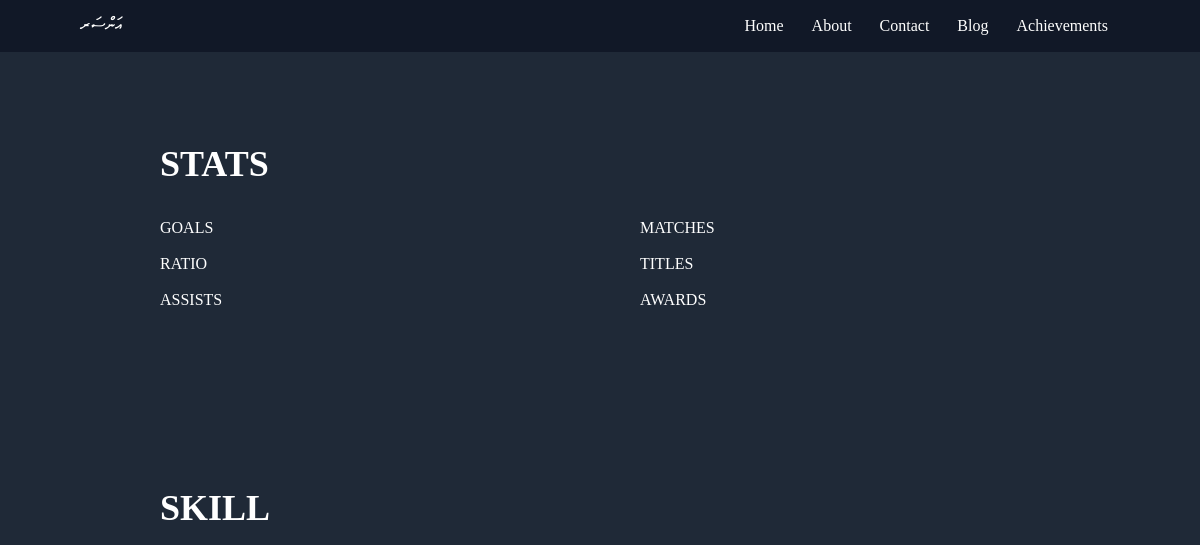
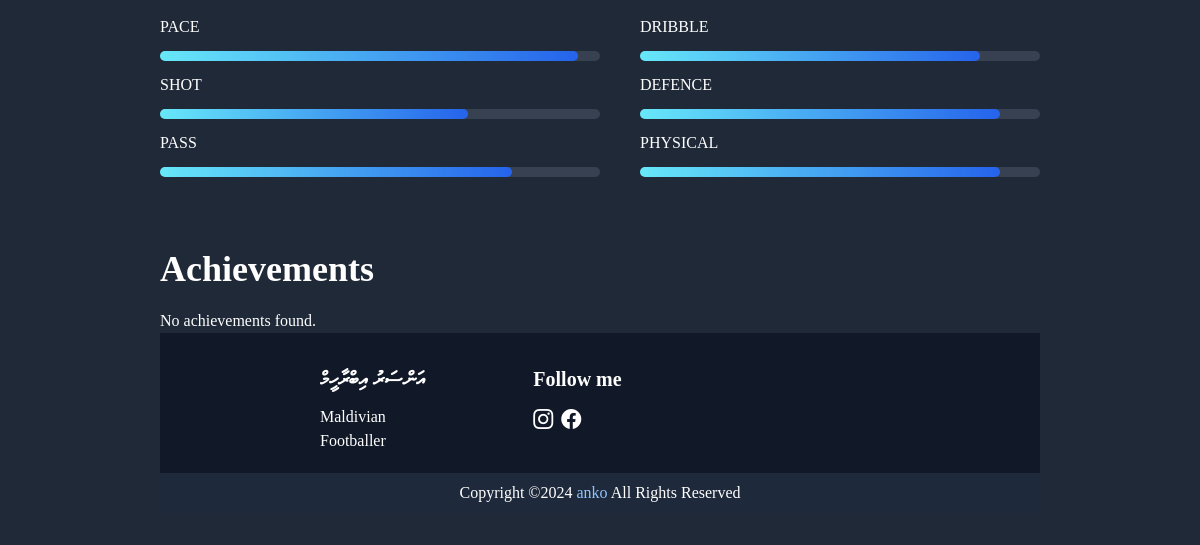
Page /achievements on the earlier database version (2 pictures, top to bottom).
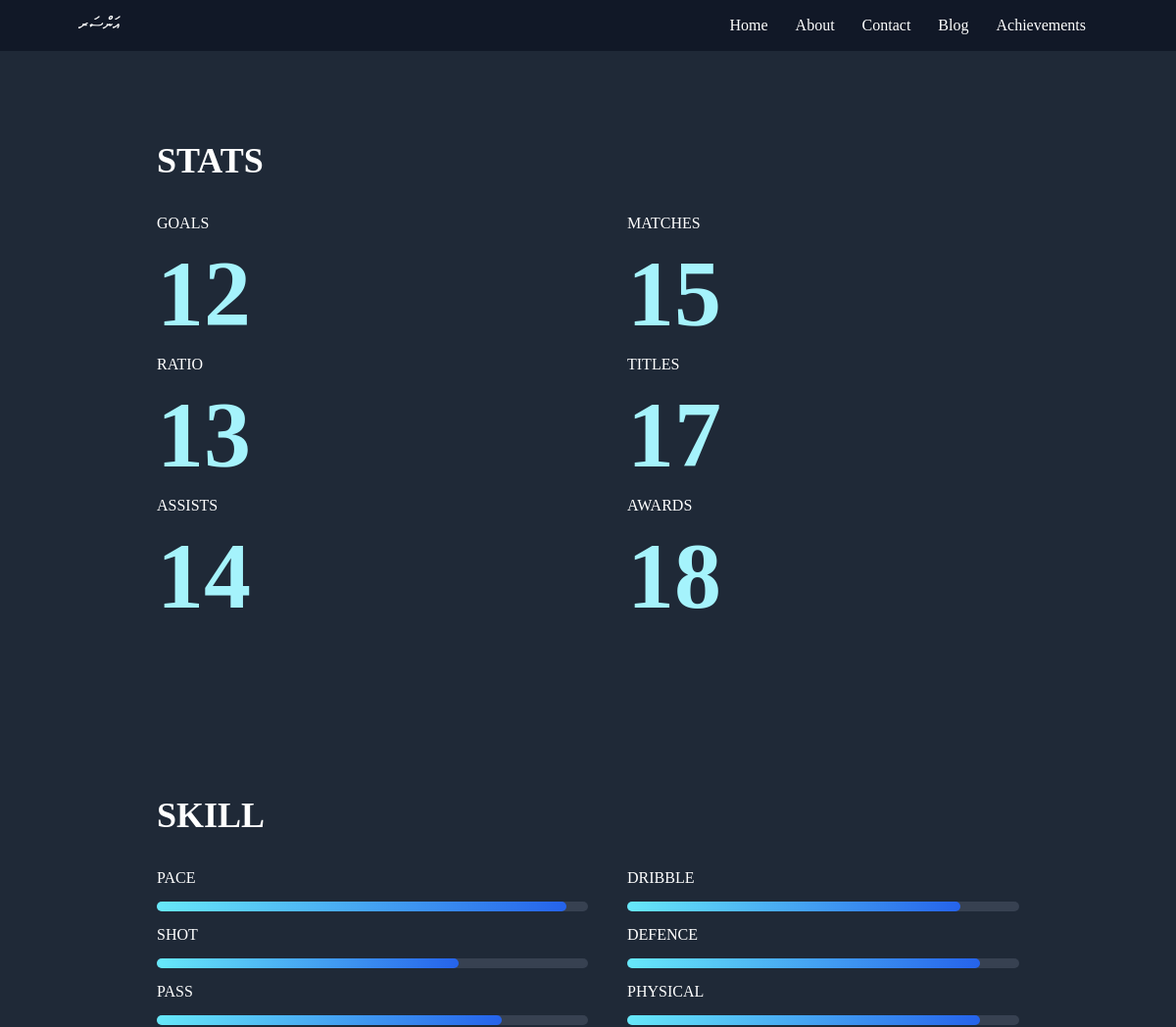
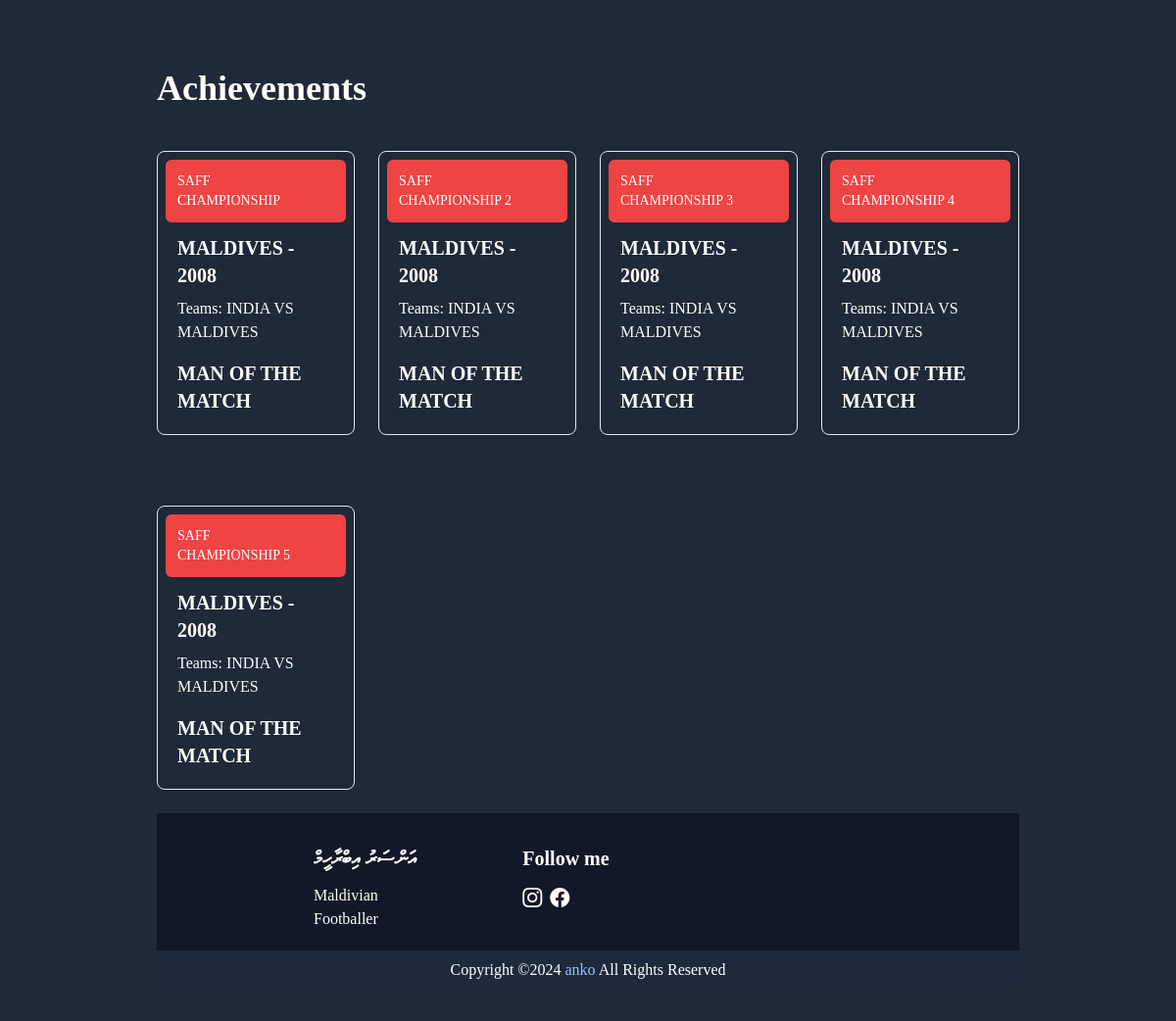
Same page on the later database version (2 pictures, top to bottom).
### home/models.py (models this page shows)
class Stat(models.Model):
    goals = models.CharField(max_length=200)
    ratio = models.CharField(max_length=200)
    assists = models.CharField(max_length=200)
    matches = models.CharField(max_length=200)
    titles = models.CharField(max_length=200)
    awards = models.CharField(max_length=200)

class Achievements(models.Model):
    championship = models.CharField(max_length=200)
    country = models.CharField(max_length=200)
    year = models.CharField(max_length=200)
    teams = models.CharField(max_length=200)
    achievement = models.CharField(max_length=200)

### home/views.py (the view)
# urls.py: path('achievements', views.achievements, name='achievements'),
def achievements(request):
    stat = Stat.objects.first()
    achievements = Achievements.objects.all()
    return render(request, 'Achievements.html', {'stat': stat, 'achievements': achievements})

### templates/Achievements.html (shortened to what this page needs)
{% extends 'base.html' %}
{% load static %}
{% block content %}
<div class='bg-gray-800 text-white p-5 md:py-8 md:px-20 lg:px-40 xl:px-60'>
  <div class='my-10'>
    <p style="font-family: Poppins-Bold" class='text-4xl font-extrabold py-5 text-center md:text-start'>STATS</p>
    <div class='grid grid-cols-1 md:grid-cols-2 md:space-x-4 lg:space-x-10'>
        <div>
            <div class='my-3'>
                <p class="text-base font-medium my-3">GOALS</p>
                <p class="text-8xl text-cyan-200 font-extrabold my-3">{{ stat.goals }}</p>
            </div>
            <div class='my-3'>
                <p class="text-base font-medium my-3">RATIO</p>
                <p class="text-8xl text-cyan-200 font-extrabold my-3">{{ stat.ratio }}</p>
            </div>
            <div class='my-3'>
                <p class="text-base font-medium my-3">ASSISTS</p>
                <p class="text-8xl text-cyan-200 font-extrabold my-3">{{ stat.assists }}</p>
            </div>
        </div>
        <div>
            <div class='my-3'>
                <p class="text-base font-medium my-3">MATCHES</p>
                <p class="text-8xl text-cyan-200 font-extrabold my-3">{{ stat.matches }}</p>
            </div>
            <div class='my-3'>
                <p class="text-base font-medium my-3">TITLES</p>
                <p class="text-8xl text-cyan-200 font-extrabold my-3">{{ stat.titles }}</p>
            </div>
            <div class='my-3'>
                <p class="text-base font-medium my-3">AWARDS</p>
                <p class="text-8xl text-cyan-200 font-extrabold my-3">{{ stat.awards }}</p>
            </div>
        </div>
    </div>
  </div>
</div>
<div class='bg-gray-800 text-white p-5 md:py-8 md:px-20 lg:px-40 xl:px-60'>
  <div class='my-10'>
    <p style="font-family: Poppins-Bold" class='text-4xl font-extrabold py-5 text-center md:text-start'>SKILL</p>
    <div class='grid grid-cols-1 md:grid-cols-2 md:space-x-4 lg:space-x-10'>
        <div>
            <div class='my-3'>
                <p class="text-base font-medium my-3">PACE</p>
                <div class="progress-bar w-full md:w-80 lg:w-full bg-gray-700 rounded-full h-2.5">
                    <div class="html bg-gradient-to-r from-cyan-300 to-blue-600 h-2.5 rounded-full"></div>
                </div>
            </div>
            <div class='my-3'>
                <p class="text-base font-medium my-3">SHOT</p>
                <div class="progress-bar w-full md:w-80 lg:w-full bg-gray-700 rounded-full h-2.5">
                    <div class="js bg-gradient-to-r from-cyan-300 to-blue-600 h-2.5 rounded-full" style="width: 0%"></div>
                </div>
            </div>
            <div class='my-3'>
                <p class="text-base font-medium my-3">PASS</p>
                <div class="progress-bar w-full md:w-80 lg:w-full bg-gray-700 rounded-full h-2.5">
                    <div class="sql bg-gradient-to-r from-cyan-300 to-blue-600 h-2.5 rounded-full" style="width: 0%"></div>
                </div>
            </div>
        </div>
        <div>
            <div class='my-3'>
                <p class="text-base font-medium my-3">DRIBBLE</p>
                <div class="progress-bar w-full md:w-80 lg:w-full bg-gray-700 rounded-full h-2.5">
                    <div class="css bg-gradient-to-r from-cyan-300 to-blue-600 h-2.5 rounded-full" style="width: 0%"></div>
                </div>
            </div>
            <div class='my-3'>
                <p class="progress-bar text-base font-medium my-3">DEFENCE</p>
                <div class="progress-bar w-full md:w-80 lg:w-full bg-gray-700 rounded-full h-2.5">
                    <div class="py bg-gradient-to-r from-cyan-300 to-blue-600 h-2.5 rounded-full" style="width: 0%"></div>
                </div>
            </div>
            <div class='my-3'>
              <p class="progress-bar text-base font-medium my-3">PHYSICAL</p>
              <div class="progress-bar w-full md:w-80 lg:w-full bg-gray-700 rounded-full h-2.5">
                  <div class="py bg-gradient-to-r from-cyan-300 to-blue-600 h-2.5 rounded-full" style="width: 0%"></div>
              </div>
          </div>
        </div>
    </div>
</div>
<p style="font-family: Poppins-Bold" class='text-4xl font-extrabold py-5 text-center md:text-start'>Achievements</p>
<div class='grid grid-cols-1 sm:grid-cols-2 md:grid-cols-4 lg:grid-cols-4 gap-6'>
    {% for achievement in achievements %}
    <div class="flex flex-col my-6 bg-gray-800 shadow-sm border border-slate-200 rounded-lg p-2">
        <div class="relative flex w-full p-3 pr-12 text-sm text-white bg-red-500 rounded-md">
            {{ achievement.championship }}
        </div>
        <div class="p-3">
            <div class="flex items-center mb-2">
                <h5 class="text-white text-xl font-semibold">{{ achievement.country }} - {{ achievement.year }}</h5>
            </div>
            <p class="text-white leading-normal font-white mb-4">
                Teams: {{ achievement.teams }}
            </p>
            <p class="text-white leading-normal font-white mb-4">
                <h5 class="text-white text-xl font-bold">{{ achievement.achievement }}</h5>
            </p>
        </div>
    </div>
    {% empty %}
    <p class="text-white">No achievements found.</p>
    {% endfor %}
</div>
      {% endblock %}

### templates/base.html (shortened to what this page needs)
{% load tailwind_tags %}
{% load static %}
<!DOCTYPE html>
<html lang="en">
<head>
    <link href="https://cdn.jsdelivr.net/npm/tailwindcss/dist/tailwind.min.css" rel="stylesheet">
    <link rel="stylesheet" href="https://cdn.jsdelivr.net/npm/bootstrap-icons@1.10.3/font/bootstrap-icons.css">
    <link rel="stylesheet" href="https://cdnjs.cloudflare.com/ajax/libs/font-awesome/6.2.1/css/all.min.css" />
    <link rel="stylesheet" type="text/css" href="https://cdn.jsdelivr.net/gh/hostmind/host@latest/static/index.css">
    <link rel="stylesheet" type="text/css" href="{% static 'css/style.css' %}">
    {% tailwind_css %}
</head>
<body>
    <nav class="nav bg-gray-900 text-white flex justify-between items-center p-3 px-8 md:px-20">
      <a href="/" class="text-lg" style="font-family:'iyyu';">އަންސަރ</a>
        <div class="bg-gray-900 hidden items-center md:block">
            <a href="/" class="p-2 px-3 my-1 text-white rounded-[8px] hover:bg-gray-800">Home</a>
            <a href="/about" class="p-2 px-3 my-1 text-white rounded-[8px] hover:bg-gray-800">About</a>
            <a href="/contact" class="p-2 px-3 my-1 text-white rounded-[8px] hover:bg-gray-800">Contact</a>
            <a href="/blog" class="p-2 px-3 my-1 text-white rounded-[8px] hover:bg-gray-800">Blog</a>
            <a href="/achievements" class="p-2 px-3 my-1 text-white rounded-[8px] hover:bg-gray-800">Achievements</a>
          </div>
    </nav>
      {% block content %}{% endblock %}
    <footer class='bg-gray-900 text-white p-8 pb-2 grid md:grid-cols-3 md:gap-10 lg:gap-20 xl:gap-30 2xl:gap-40 md:px-40'>
        <div class='blog-name'>
            <p class='text-xl font-bold'>އަންސަރު އިބްރާހީމް<p>
            <p class='my-3 text-justify'>Maldivian Footballer</p>
        </div>
        <div class='socials'>
            <p class='text-xl font-bold'>Follow me<p>
            <ul class='my-3 flex text-xl'>
                <li><a href='https://www.instagram.com/ansaribrahym/' class='hover:text-blue-100'><i class="bi bi-instagram"></i></a></li>
                <li class='px-2'><a href='https://www.facebook.com/ansaribrahym20' class='hover:text-blue-100'><i class="bi bi-facebook"></i></a></li>
            </ul>
        </div>
    </footer>
    <div class='bg-slate-800 text-white text-justify flex justify-center items-center'>
        <p class='p-2'>Copyright &copy;<script>document.write(new Date().getFullYear())</script> <span class="text-blue-300 text-justify"><a href="/" target="_blank">anko</a></span> All Rights Reserved</p>
    </div>
    <script src="https://cdn.tailwindcss.com"></script>
</body>
</html>

### templates/Achievements.html (style rules this page uses)
.progress-bar { animation: progress-bar-animation 1s normal forwards; }
.html { animation: html-animation 3s normal forwards; }
.css { animation: css-animation 3s normal forwards }
.js { animation: js-animation 3s normal forwards }
.py { animation: py-animation 3s normal forwards }
.sql { animation: sql-animation 3s normal forwards }

### templates/base.html (style rules this page uses)
body { font-family: Poppins; transition: 0.3s ease-in-out; }

Differences in the rows shown:
added Stat: goals "12", ratio "13", assists "14", matches "15", titles "17", awards "18"
added Achievements: championship "SAFF CHAMPIONSHIP", country "MALDIVES", year "2008", teams "INDIA VS MALDIVES", achievement "MAN OF THE MATCH"
added Achievements: championship "SAFF CHAMPIONSHIP 2", country "MALDIVES", year "2008", teams "INDIA VS MALDIVES", achievement "MAN OF THE MATCH"
added Achievements: championship "SAFF CHAMPIONSHIP 3", country "MALDIVES", year "2008", teams "INDIA VS MALDIVES", achievement "MAN OF THE MATCH"
added Achievements: championship "SAFF CHAMPIONSHIP 4", country "MALDIVES", year "2008", teams "INDIA VS MALDIVES", achievement "MAN OF THE MATCH"
added Achievements: championship "SAFF CHAMPIONSHIP 5", country "MALDIVES", year "2008", teams "INDIA VS MALDIVES", achievement "MAN OF THE MATCH"
Other differences:
text no longer shown: "No achievements found."
